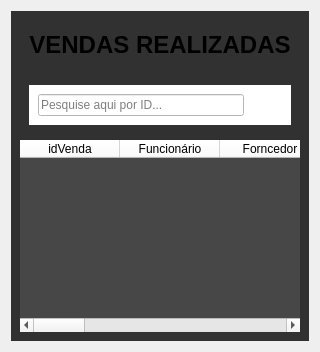
                <widget class="QWidget" name="tab_4">
                 <attribute name="title">
                  <string>Histórico de Vendas</string>
                 </attribute>
                 <layout class="QVBoxLayout" name="verticalLayout_15">
                  <item>
                   <widget class="QFrame" name="frame_11">
                    <property name="styleSheet">
                     <string notr="true">
QFrame{
background-color:rgb(49, 49, 49);
border:None;
}

QPushButton{
border-radius: 4px;}</string>
                    </property>
                    <property name="frameShape">
                     <enum>QFrame::StyledPanel</enum>
                    </property>
                    <property name="frameShadow">
                     <enum>QFrame::Raised</enum>
                    </property>
                    <layout class="QVBoxLayout" name="verticalLayout_17">
                     <item>
                      <widget class="QFrame" name="frame_12">
                       <property name="minimumSize">
                        <size>
                         <width>0</width>
                         <height>50</height>
                        </size>
                       </property>
                       <property name="frameShape">
                        <enum>QFrame::StyledPanel</enum>
                       </property>
                       <property name="frameShadow">
                        <enum>QFrame::Raised</enum>
                       </property>
                       <layout class="QVBoxLayout" name="verticalLayout_18">
                        <item>
                         <widget class="QLabel" name="label_14">
                          <property name="text">
                           <string>&lt;html&gt;&lt;head/&gt;&lt;body&gt;&lt;p align=&quot;center&quot;&gt;&lt;span style=&quot; font-size:18pt; font-weight:600;&quot;&gt;VENDAS REALIZADAS&lt;/span&gt;&lt;/p&gt;&lt;/body&gt;&lt;/html&gt;</string>
                          </property>
                         </widget>
                        </item>
                       </layout>
                      </widget>
                     </item>
                     <item>
                      <widget class="QWidget" name="widget" native="true">
                       <property name="minimumSize">
                        <size>
                         <width>0</width>
                         <height>50</height>
                        </size>
                       </property>
                       <property name="styleSheet">
                        <string notr="true">background-color:rgb(49, 49, 49)</string>
                       </property>
                       <layout class="QVBoxLayout" name="verticalLayout_19">
                        <item>
                         <widget class="QFrame" name="frame_13">
                          <property name="styleSheet">
                           <string notr="true">background-color: rgb(255, 255, 255);</string>
                          </property>
                          <property name="frameShape">
                           <enum>QFrame::StyledPanel</enum>
                          </property>
                          <property name="frameShadow">
                           <enum>QFrame::Raised</enum>
                          </property>
                          <layout class="QHBoxLayout" name="horizontalLayout_13">
                           <item>
                            <widget class="QLineEdit" name="lineEdit">
                             <property name="placeholderText">
                              <string>Pesquise aqui por ID...</string>
                             </property>
                            </widget>
                           </item>
                           <item>
                            <widget class="QPushButton" name="pushButton_3">
                             <property name="text">
                              <string/>
                             </property>
                             <property name="icon">
                              <iconset resource="icons_.qrc">
                               <normaloff>:/icons/icons/lupa.png</normaloff>:/icons/icons/lupa.png</iconset>
                             </property>
                            </widget>
                           </item>
                          </layout>
                         </widget>
                        </item>
                       </layout>
                      </widget>
                     </item>
                     <item>
                      <widget class="QTableWidget" name="tableVenda">
                       <property name="styleSheet">
                        <string notr="true">QTableWidget QHeaderView::section { 
background-color: white; color: black; }

QHeaderView::section{
background-color: rgb(148,148,148);
color: black;
font: 10pt &quot;MS SHell Slg 2&quot;;
}

QTableWidget{
background-color:rgb(71, 71, 71);
color: white;
}
</string>
                       </property>
                       <column>
                        <property name="text">
                         <string>idVenda</string>
                        </property>
                       </column>
                       <column>
                        <property name="text">
                         <string>Funcionário</string>
                        </property>
                       </column>
                       <column>
                        <property name="text">
                         <string>Forncedor</string>
                        </property>
                       </column>
                       <column>
                        <property name="text">
                         <string>Cliente</string>
                        </property>
                       </column>
                       <column>
                        <property name="text">
                         <string>idProduto</string>
                        </property>
                       </column>
                       <column>
                        <property name="text">
                         <string>Nome</string>
                        </property>
                       </column>
                       <column>
                        <property name="text">
                         <string>Marca</string>
                        </property>
                       </column>
                       <column>
                        <property name="text">
                         <string>Preço</string>
                        </property>
                       </column>
                       <column>
                        <property name="text">
                         <string>Data Validade</string>
                        </property>
                       </column>
                       <column>
                        <property name="text">
                         <string>Data de Venda</string>
                        </property>
                       </column>
                      </widget>
                     </item>
                    </layout>
                   </widget>
                  </item>
                 </layout>
                </widget>
